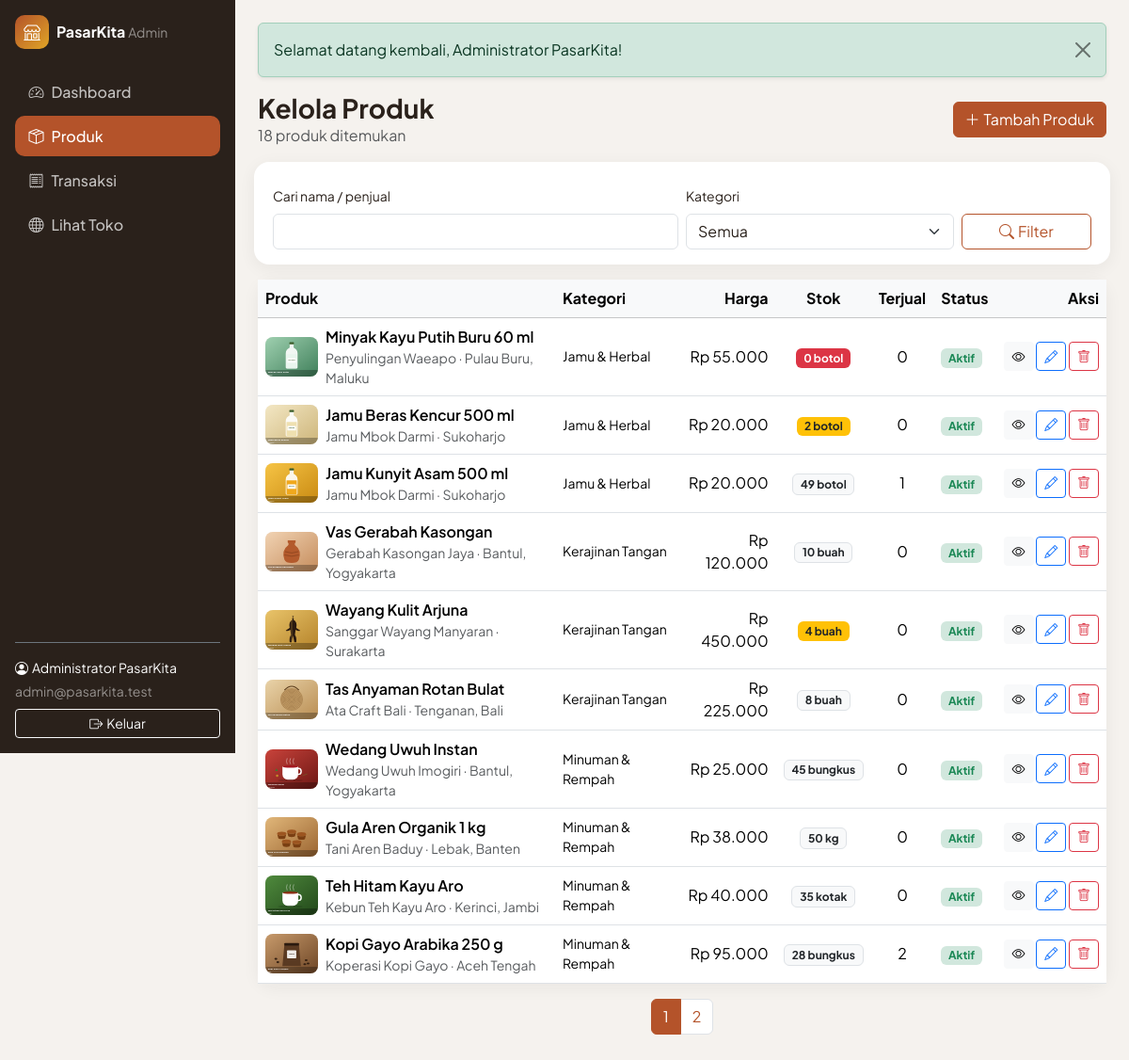
The page /admin/products/index.php (signed in) on the database its author committed.
### tables this page shows
CREATE TABLE users (
    id          INT UNSIGNED NOT NULL AUTO_INCREMENT,
    name        VARCHAR(100) NOT NULL,
    email       VARCHAR(150) NOT NULL,
    password    VARCHAR(255) NOT NULL COMMENT 'hash dari password_hash()',
    phone       VARCHAR(20)  NULL,
    address     TEXT         NULL,
    role        ENUM('admin','pembeli') NOT NULL DEFAULT 'pembeli',
    created_at  TIMESTAMP NOT NULL DEFAULT CURRENT_TIMESTAMP,
    updated_at  TIMESTAMP NOT NULL DEFAULT CURRENT_TIMESTAMP ON UPDATE CURRENT_TIMESTAMP,
    PRIMARY KEY (id),
    UNIQUE KEY uq_users_email (email),
    KEY idx_users_role (role)
);

CREATE TABLE products (
    id           INT UNSIGNED NOT NULL AUTO_INCREMENT,
    category_id  INT UNSIGNED NOT NULL,
    name         VARCHAR(150) NOT NULL,
    slug         VARCHAR(170) NOT NULL,
    description  TEXT NOT NULL,
    price        DECIMAL(12,2) NOT NULL,
    stock        INT UNSIGNED NOT NULL DEFAULT 0,
    unit         VARCHAR(30)  NOT NULL DEFAULT 'pcs',
    origin       VARCHAR(100) NULL COMMENT 'daerah asal produk',
    seller_name  VARCHAR(100) NULL COMMENT 'nama penjual / UMKM',
    image        VARCHAR(255) NULL COMMENT 'path relatif dari root aplikasi',
    is_active    TINYINT(1) NOT NULL DEFAULT 1,
    created_at   TIMESTAMP NOT NULL DEFAULT CURRENT_TIMESTAMP,
    updated_at   TIMESTAMP NOT NULL DEFAULT CURRENT_TIMESTAMP ON UPDATE CURRENT_TIMESTAMP,
    PRIMARY KEY (id),
    UNIQUE KEY uq_products_slug (slug),
    KEY idx_products_category (category_id),
    KEY idx_products_name (name),
    KEY idx_products_active_created (is_active, created_at),
    CONSTRAINT fk_products_category FOREIGN KEY (category_id)
        REFERENCES categories (id) ON UPDATE CASCADE ON DELETE RESTRICT,
    CONSTRAINT chk_products_price CHECK (price >= 0),
    CONSTRAINT chk_products_stock CHECK (stock >= 0),
    CONSTRAINT chk_products_active CHECK (is_active IN (0,1))
);

CREATE TABLE categories (
    id          INT UNSIGNED NOT NULL AUTO_INCREMENT,
    name        VARCHAR(80)  NOT NULL,
    slug        VARCHAR(100) NOT NULL,
    description VARCHAR(255) NULL,
    icon        VARCHAR(50)  NOT NULL DEFAULT 'bi-tag',
    created_at  TIMESTAMP NOT NULL DEFAULT CURRENT_TIMESTAMP,
    PRIMARY KEY (id),
    UNIQUE KEY uq_categories_name (name),
    UNIQUE KEY uq_categories_slug (slug)
);

### includes/db.php (called while the page is built, shortened)
<?php
function db(): mysqli
{
    static $conn = null;
    if ($conn instanceof mysqli) {
        return $conn;
    }
    $cfg = $GLOBALS['config']['db'];
    try {
        $conn = @new mysqli(trim($cfg['host']), trim($cfg['username']), $cfg['password'], trim($cfg['database']), (int) ($cfg['port'] ?? 3306));
        $conn->set_charset('utf8mb4');
    } catch (mysqli_sql_exception $e) {
        error_log('[PasarKita] Koneksi database gagal: ' . $e->getMessage());
        http_response_code(500);
        $msg = !empty($GLOBALS['config']['app']['debug']) ? ' (' . e($e->getMessage()) . ')' : '';
        exit('<!doctype html><meta charset="utf-8"><div style="font-family:sans-serif;max-width:600px;margin:60px auto">'
            . '<h2>Tidak dapat terhubung ke database.</h2><p>Periksa pengaturan pada config/config.php' . $msg . '</p></div>');
    }
    return $conn;
}
function db_query(string $sql, string $types = '', array $params = []): mysqli_stmt
{
    $stmt = db()->prepare($sql);
    if ($types !== '') {
        $stmt->bind_param($types, ...$params);
    }
    $stmt->execute();
    return $stmt;
}
function db_fetch_all(string $sql, string $types = '', array $params = []): array
{
    $stmt = db_query($sql, $types, $params);
    $result = $stmt->get_result();
    $rows = $result->fetch_all(MYSQLI_ASSOC);
    return $rows;
}
function db_fetch_one(string $sql, string $types = '', array $params = []): ?array
{
    $stmt = db_query($sql, $types, $params);
    $row = $stmt->get_result()->fetch_assoc();
    return $row ?: null;
}
function db_fetch_value(string $sql, string $types = '', array $params = [])
{
    $row = db_fetch_one($sql, $types, $params);
    return $row ? reset($row) : null;
}

### includes/auth.php (called while the page is built, shortened)
<?php
function current_user(): ?array
{
    static $user = false;
    if ($user !== false) {
        return $user;
    }
    $user = null;
    if (!empty($_SESSION['user_id'])) {
        $user = db_fetch_one('SELECT id, name, email, phone, address, role FROM users WHERE id = ?', 'i', [(int) $_SESSION['user_id']]);
    }
    return $user;
}
function is_logged_in(): bool
{
    return current_user() !== null;
}
function require_login(): void
{
    if (!is_logged_in()) {
        $current = ltrim(substr((string) ($_SERVER['REQUEST_URI'] ?? ''), strlen(BASE_URL)), '/');
        flash('warning', 'Silakan masuk terlebih dahulu.');
        redirect('auth/login.php?redirect=' . urlencode($current));
    }
}
function require_role(string $role): void
{
    require_login();
}
function require_admin(): void
{
    require_role(ROLE_ADMIN);
}

### admin/products/index.php (the view, shortened to what this page needs)
<?php
require_admin();
$q = mb_substr(trim((string) ($_GET['q'] ?? '')), 0, 100);
$categoryId = input_int($_GET['kategori'] ?? '', 0);
$page = max(1, input_int($_GET['page'] ?? '1', 1));
$perPage = 10;
$where = ['1=1'];
$types = '';
$params = [];
$whereSql = implode(' AND ', $where);
$total = (int) db_fetch_value("SELECT COUNT(*) FROM products p WHERE $whereSql", $types, $params);
$totalPages = max(1, (int) ceil($total / $perPage));
$page = min($page, $totalPages);
$products = db_fetch_all(
    "SELECT p.*, c.name AS category_name,
            (SELECT COALESCE(SUM(d.quantity),0) FROM order_details d WHERE d.product_id = p.id) AS sold
     FROM products p JOIN categories c ON c.id = p.category_id
     WHERE $whereSql ORDER BY p.created_at DESC, p.id DESC LIMIT ? OFFSET ?",
    $types . 'ii',
    array_merge($params, [$perPage, ($page - 1) * $perPage])
);
$adminNav = 'products';
require __DIR__ . '/../../includes/admin_header.php';
?>
<div class="d-flex flex-wrap justify-content-between align-items-center gap-2 mb-4">
    <div>
        <h1 class="h3 fw-bold mb-0">Kelola Produk</h1>
        <p class="text-muted mb-0"><?= $total ?> produk ditemukan</p>
    </div>
    <a href="<?= e(url('admin/products/create.php')) ?>" class="btn btn-brand"><i class="bi bi-plus-lg me-1"></i>Tambah Produk</a>
</div>
<form class="stat-card p-3 mb-3 row g-2 align-items-end" method="get">
    <div class="col-md-6">
        <label class="form-label small" for="q">Cari nama / penjual</label>
        <input type="search" class="form-control" id="q" name="q" value="<?= e($q) ?>" maxlength="100">
    </div>
    <div class="col-md-4">
        <label class="form-label small" for="kategori">Kategori</label>
        <select class="form-select" id="kategori" name="kategori">
            <option value="">Semua</option>
        </select>
    </div>
    <div class="col-md-2 d-grid"><button class="btn btn-outline-brand" type="submit"><i class="bi bi-search me-1"></i>Filter</button></div>
</form>
<div class="stat-card">
    <div class="table-responsive">
        <table class="table table-hover mb-0">
            <thead class="table-light">
                <tr><th>Produk</th><th>Kategori</th><th class="text-end">Harga</th><th class="text-center">Stok</th><th class="text-center">Terjual</th><th>Status</th><th class="text-end">Aksi</th></tr>
            </thead>
            <tbody>
            <?php foreach ($products as $p): ?>
                <tr>
                    <td>
                        <div class="d-flex align-items-center gap-2">
                            <img src="<?= e(product_image_url($p['image'])) ?>" class="table-thumb" alt="">
                            <div>
                                <div class="fw-semibold"><?= e($p['name']) ?></div>
                                <div class="small text-muted"><?= e($p['seller_name'] ?: '-') ?> &middot; <?= e($p['origin'] ?: '-') ?></div>
                            </div>
                        </div>
                    </td>
                    <td class="small"><?= e($p['category_name']) ?></td>
                    <td class="text-end"><?= rupiah($p['price']) ?></td>
                    <td class="text-center"><span class="badge <?= (int) $p['stock'] === 0 ? 'bg-danger' : ((int) $p['stock'] <= 5 ? 'bg-warning text-dark' : 'bg-light text-dark border') ?>"><?= (int) $p['stock'] ?> <?= e($p['unit']) ?></span></td>
                    <td class="text-center"><?= (int) $p['sold'] ?></td>
                    <td><?= (int) $p['is_active'] ? '<span class="badge bg-success-subtle text-success">Aktif</span>' : '<span class="badge bg-secondary-subtle text-secondary">Nonaktif</span>' ?></td>
                    <td class="text-end text-nowrap">
                        <?php if ((int) $p['is_active']): ?>
                            <a href="<?= e(url('products/detail.php?slug=' . urlencode($p['slug']))) ?>" class="btn btn-sm btn-light" target="_blank" rel="noopener" title="Lihat"><i class="bi bi-eye"></i></a>
                        <?php endif; ?>
                        <a href="<?= e(url('admin/products/edit.php?id=' . (int) $p['id'])) ?>" class="btn btn-sm btn-outline-primary" title="Edit"><i class="bi bi-pencil"></i></a>
                        <form action="<?= e(url('admin/products/delete.php')) ?>" method="post" class="d-inline" data-confirm="Hapus produk &quot;<?= e($p['name']) ?>&quot;? Riwayat pesanan tetap tersimpan.">
                            <button type="submit" class="btn btn-sm btn-outline-danger" title="Hapus"><i class="bi bi-trash"></i></button>
                        </form>
                    </td>
                </tr>
            <?php endforeach; ?>
            </tbody>
        </table>
    </div>
</div>
<div class="mt-3"><?= render_pagination($page, $totalPages, 'admin/products/index.php', array_filter(['q' => $q, 'kategori' => $categoryId ?: ''])) ?></div>
<?php require __DIR__ . '/../../includes/admin_footer.php'; ?>

### includes/admin_header.php (shortened to what this page needs)
<?php
$adminNav = $adminNav ?? '';
$user = current_user();
$navItems = [
    'dashboard' => ['admin/index.php', 'bi-speedometer2', 'Dashboard'],
    'products'  => ['admin/products/index.php', 'bi-box-seam', 'Produk'],
    'orders'    => ['admin/orders/index.php', 'bi-receipt', 'Transaksi'],
];
?>
<!doctype html>
<html lang="id">
<head>
    <link href="https://cdn.jsdelivr.net/npm/bootstrap@5.3.3/dist/css/bootstrap.min.css" rel="stylesheet">
    <link href="https://cdn.jsdelivr.net/npm/bootstrap-icons@1.11.3/font/bootstrap-icons.min.css" rel="stylesheet">
    <link href="<?= e(asset('css/style.css')) ?>" rel="stylesheet">
</head>
<body class="admin-body">
<aside class="admin-sidebar d-flex flex-column p-3">
    <div class="d-flex align-items-center justify-content-between mb-lg-4">
        <a href="<?= e(url('admin/index.php')) ?>" class="d-flex align-items-center gap-2 text-white text-decoration-none">
            <span class="brand-mark"><i class="bi bi-shop"></i></span>
            <span class="fw-bold">PasarKita <small class="fw-normal text-white-50">Admin</small></span>
        </a>
    </div>
    <div class="collapse d-lg-flex flex-column flex-grow-1 mt-3 mt-lg-0" id="adminNav">
        <ul class="nav nav-pills flex-column gap-1 mb-auto">
            <?php foreach ($navItems as $key => [$href, $icon, $label]): ?>
                <li class="nav-item"><a href="<?= e(url($href)) ?>" class="nav-link <?= $adminNav === $key ? 'active' : '' ?>"><i class="bi <?= e($icon) ?> me-2"></i><?= e($label) ?></a></li>
            <?php endforeach; ?>
            <li class="nav-item"><a href="<?= e(url('index.php')) ?>" class="nav-link" target="_blank" rel="noopener"><i class="bi bi-globe me-2"></i>Lihat Toko</a></li>
        </ul>
        <div class="border-top border-secondary pt-3 mt-3">
            <div class="small text-white mb-1"><i class="bi bi-person-circle me-1"></i><?= e($user['name']) ?></div>
            <div class="small text-white-50 mb-2"><?= e($user['email']) ?></div>
            <form action="<?= e(url('auth/logout.php')) ?>" method="post">
                <button type="submit" class="btn btn-sm btn-outline-light w-100"><i class="bi bi-box-arrow-right me-1"></i>Keluar</button>
            </form>
        </div>
    </div>
</aside>
<div class="admin-main">
    <div class="container-fluid p-3 p-lg-4">
        <?php foreach (get_flashes() as $f): ?>
            <div class="alert alert-<?= e($f['type']) ?> alert-dismissible fade show shadow-sm" role="alert">
                <?= e($f['message']) ?>
                <button type="button" class="btn-close" data-bs-dismiss="alert" aria-label="Tutup"></button>
            </div>
        <?php endforeach; ?>

### assets/css/style.css (style rules this page uses)
:root { --pk-brand: #b4532a; --pk-brand-dark: #8f3f1d; --pk-brand-soft: #fbeee6; --pk-accent: #e0a526; --pk-green: #3f7d4e; --pk-ink: #2a211b; --pk-muted: #7a6e66; --pk-bg: #fbf8f4; --pk-radius: 16px; --bs-body-font-family: "Plus Jakarta Sans", system-ui, -apple-system, "Segoe UI", Roboto, sans-serif; --bs-body-color: var(--pk-ink); --bs-link-color: var(--pk-brand); --bs-link-hover-color: var(--pk-brand-dark); --bs-link-color-rgb: 180, 83, 42; }
body { background: var(--pk-bg); }
.btn-brand { --bs-btn-color: #fff; --bs-btn-bg: var(--pk-brand); --bs-btn-border-color: var(--pk-brand); --bs-btn-hover-color: #fff; --bs-btn-hover-bg: var(--pk-brand-dark); --bs-btn-hover-border-color: var(--pk-brand-dark); --bs-btn-active-bg: var(--pk-brand-dark); --bs-btn-active-border-color: var(--pk-brand-dark); --bs-btn-disabled-bg: #c9a08c; --bs-btn-disabled-border-color: #c9a08c; --bs-btn-focus-shadow-rgb: 180, 83, 42; }
.btn-outline-brand { --bs-btn-color: var(--pk-brand); --bs-btn-border-color: var(--pk-brand); --bs-btn-hover-color: #fff; --bs-btn-hover-bg: var(--pk-brand); --bs-btn-hover-border-color: var(--pk-brand); --bs-btn-active-bg: var(--pk-brand-dark); --bs-btn-active-color: #fff; }
.brand-mark { width: 36px; height: 36px; border-radius: 10px; display: inline-flex; align-items: center; justify-content: center; background: linear-gradient(135deg, var(--pk-brand), var(--pk-accent)); color: #fff; font-size: 1.1rem; }
.admin-body { background: #f5f2ee; }
.admin-sidebar { width: 250px; min-height: 100vh; background: #2a211b; position: fixed; top: 0; left: 0; z-index: 1030; }
.admin-sidebar .nav-link { color: rgba(255, 255, 255, .72); border-radius: 10px; padding: .6rem .9rem; font-weight: 500; }
.admin-sidebar .nav-link.active { color: #fff; background: var(--pk-brand); }
.admin-main { margin-left: 250px; }
.stat-card { border: 0; border-radius: var(--pk-radius); background: #fff; box-shadow: 0 4px 18px rgba(42, 33, 27, .06); }
.table-thumb { width: 56px; height: 42px; object-fit: cover; border-radius: 8px; background: #f1ece4; }
.table > :not(caption) > * > * { vertical-align: middle; }

### rows shown on the page
users: name "Administrator PasarKita", email "admin@pasarkita.test"
products: image (picture), name "Minyak Kayu Putih Buru 60 ml", seller_name "Penyulingan Waeapo", origin "Pulau Buru, Maluku", category.name "Jamu & Herbal", price "Rp 55.000", stock "0", unit "botol", sold "0", is_active "Aktif"
products: image (picture), name "Jamu Beras Kencur 500 ml", seller_name "Jamu Mbok Darmi", origin "Sukoharjo", category.name "Jamu & Herbal", price "Rp 20.000", stock "2", unit "botol", sold "0", is_active "Aktif"
products: image (picture), name "Jamu Kunyit Asam 500 ml", seller_name "Jamu Mbok Darmi", origin "Sukoharjo", category.name "Jamu & Herbal", price "Rp 20.000", stock "49", unit "botol", sold "1", is_active "Aktif"
products: image (picture), name "Vas Gerabah Kasongan", seller_name "Gerabah Kasongan Jaya", origin "Bantul, Yogyakarta", category.name "Kerajinan Tangan", price "Rp 120.000", stock "10", unit "buah", sold "0", is_active "Aktif"
products: image (picture), name "Wayang Kulit Arjuna", seller_name "Sanggar Wayang Manyaran", origin "Surakarta", category.name "Kerajinan Tangan", price "Rp 450.000", stock "4", unit "buah", sold "0", is_active "Aktif"
products: image (picture), name "Tas Anyaman Rotan Bulat", seller_name "Ata Craft Bali", origin "Tenganan, Bali", category.name "Kerajinan Tangan", price "Rp 225.000", stock "8", unit "buah", sold "0", is_active "Aktif"
products: image (picture), name "Wedang Uwuh Instan", seller_name "Wedang Uwuh Imogiri", origin "Bantul, Yogyakarta", category.name "Minuman & Rempah", price "Rp 25.000", stock "45", unit "bungkus", sold "0", is_active "Aktif"
products: image (picture), name "Gula Aren Organik 1 kg", seller_name "Tani Aren Baduy", origin "Lebak, Banten", category.name "Minuman & Rempah", price "Rp 38.000", stock "50", unit "kg", sold "0", is_active "Aktif"
products: image (picture), name "Teh Hitam Kayu Aro", seller_name "Kebun Teh Kayu Aro", origin "Kerinci, Jambi", category.name "Minuman & Rempah", price "Rp 40.000", stock "35", unit "kotak", sold "0", is_active "Aktif"
products: image (picture), name "Kopi Gayo Arabika 250 g", seller_name "Koperasi Kopi Gayo", origin "Aceh Tengah", category.name "Minuman & Rempah", price "Rp 95.000", stock "28", unit "bungkus", sold "2", is_active "Aktif"

### other values the page prints
$label "Dashboard"
$label "Produk"
$label "Transaksi"
$f['message'] "Selamat datang kembali, Administrator PasarKita!"
$total "18"
